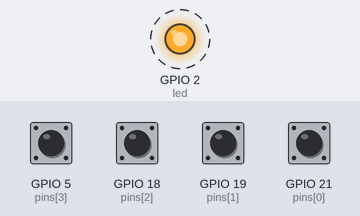
Bench run of a program on a simulated ESP32 board running MicroPython. Parts: output pins drawn as LEDs (lit = HIGH). Dashed ring = blinking. The test bench sets the inputs (shaded band); at power-on: GPIO 5 (pins[3]), GPIO 18 (pins[2]), GPIO 19 (pins[1]), GPIO 21 (pins[0]) HIGH. The board's own WiFi access point starts at once; what the program prints to the serial console is not drawn.

Above: at 0.15 s.
Timing chart, 0 to 3.0 s (numbered marks = the images above):
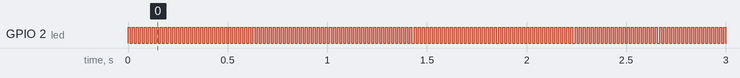

The program:

joystick.py
```python
import network
ap = network.WLAN(network.AP_IF)
ap.active(True)
ap.config(essid='joystick', password='joystick', channel=2)
print(ap.ifconfig())


import time
import socket
from machine import Pin

pins = [
    Pin(n, Pin.IN, Pin.PULL_UP)
    for n in (21, 19, 18, 5)
]

led = Pin(2, Pin.OUT)

def get_message():
    return bytes(b'01'[p.value()] for p in pins)

address = ('255.255.255.255', 48334)

sending_socket = socket.socket(socket.AF_INET, socket.SOCK_DGRAM)

last_send_time = time.ticks_ms()
last_message = None
while True:
    message = get_message()
    time_now = time.ticks_ms()
    if time.ticks_diff(time_now, last_send_time) > 1000 or last_message != message:
        print('Sending', message)
        sending_socket.sendto(message, address)
        last_send_time = time_now
        last_message = message

    led.value(1 - led.value())
    time.sleep(0.01)
```

Measured:
- by itself, GPIO 2 (led): alternates HIGH for 0.01 s and LOW for 0.01 s
